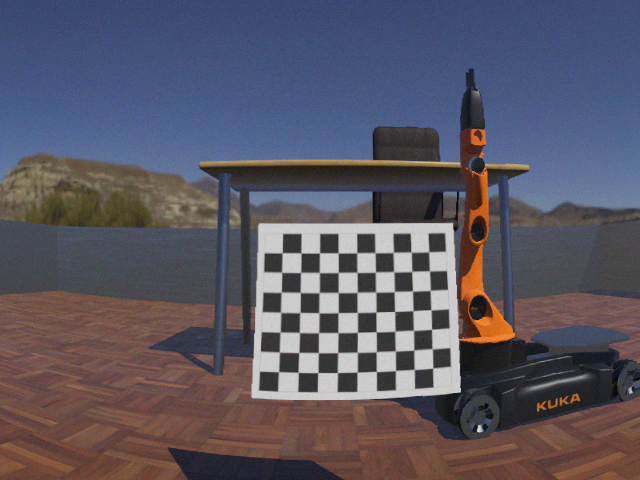
#> input picture Pictures/opencv_frame_0.png, 640 x 480 px, found by its file name; its folder holds 4 pictures in this run
$ python __main__.py   (older library calls are emulated)
#> lines starting #> are read from the running program, lines starting #| are printed output that depends on the picture
#!/home/fer/.virtualenvs/cv/bin/python
import cv2
import numpy as np
import os
import matplotlib.pyplot as plt
from numpy import linalg as LA

## Colocar las direcciones donde se encuentran las fotografias
path_o = '/home/fer/Control_servo_visual/Code/Practico_1.0/Pictures/'
path_w = '/home/fer/Control_servo_visual/Code/Practico_1.0/Modificadas/'

## Funcion para la lectura de la imagenes del sistema
def data(path,aux=1):
    images = []
    index = os.listdir(path)
    index.sort()
    for img in index:
        pictures = cv2.imread(os.path.join(path,img), aux)
        images.append([pictures])
    if aux==1:
        img = np.array(images,dtype=np.uint8).reshape(len(images),pictures.shape[0],pictures.shape[1],pictures.shape[2])
    else:
        img = np.array(images,dtype=np.uint8).reshape(len(images),pictures.shape[0],pictures.shape[1])
    return img

# [55 lines left out: functions mapeo, mapeo_d, show, not called in this run]

def guardar(new, name):
    cv2.imwrite(os.path.join(path_w,name), new)
    return None


def inver_o(pixel):
    f = 255-pixel
    return f

## Funcion para 255-p(x,y)
# [182 lines left out: functions inver, rango, rango_o, gamma_o, gamma, linear_tranfor and 7 more, not called in this run]

def suma(imgs):
    ## Obtener los valores a sumar del sistem
    a = np.array(imgs[0,:,:], dtype=np.float64)/255
    b = np.array(imgs[1,:,:], dtype=np.float64)/255
    c = np.zeros((imgs.shape[0], imgs.shape[1]),dtype=np.float64)
    c = (a+b)
    c = c/2

    ## seccion para vizualizr el resultado
    name = "Pregunta_8_{}.png".format(1)
    cv2.imshow('Modificada', c)
    cv2.imshow('a', a)
    cv2.imshow('b', b)
    cv2.waitKey(0)
    Final = cv2.normalize(c, None, alpha=0, beta=255, norm_type=cv2.NORM_MINMAX, dtype=cv2.CV_64F)

    ## Suma usando la funcionn de opencv
    img1 = imgs[0,:,:]
    img2 = imgs[1,:,:]
    dst = cv2.addWeighted(img1,0.5,img2,0.5,0)
    name2 = "Pregunta_8_opencv.png"
    cv2.imwrite(os.path.join(path_w,name),Final)
    cv2.imwrite(os.path.join(path_w,name2),dst)
    return None

# [88 lines left out: functions suma_ponderada, resta, resta_opencv, conversion, bgr2cmy, diff_histogram, not called in this run]

#def grafica_histograma(a, b):
#    fig, axs = plt.subplots(1, 2, sharey=True, tight_layout=True)
#    axs[0].hist(1, a)
#    axs[1].hist(1, b)
#    plt.show()


def visual(imgs):
    contador =0
    for img in imgs:
        # [9 lines of commented-out code are left out]


        contador =contador+1

def main():
    imgs = data(path_o, 1)
#> in data, pictures is the input picture: shape (480, 640, 3); mean B, G, R 98.8, 86.4, 90
    visual(imgs)
    #exponencial(imgs[0,:,:], 1)
    suma(imgs)
#> in suma, `b = np.array(imgs[1,:,:], dtype=np.float64)/255`:
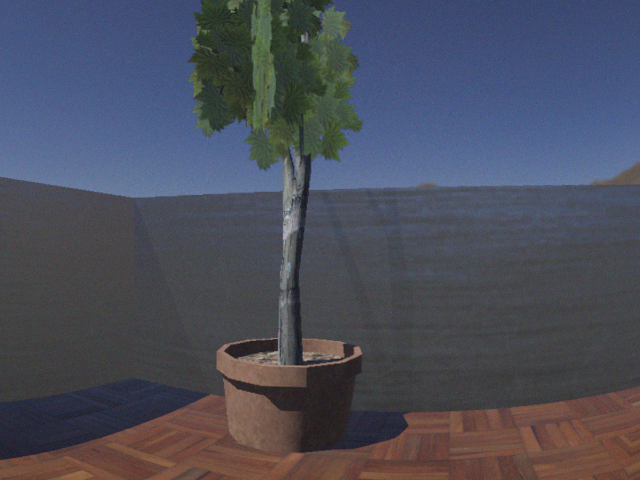
#> b: shape (480, 640, 3) float64; mean of channels 0, 1, 2 0.358, 0.307, 0.297; drawn as B, G, R
#> in suma, `c = (a+b)`:
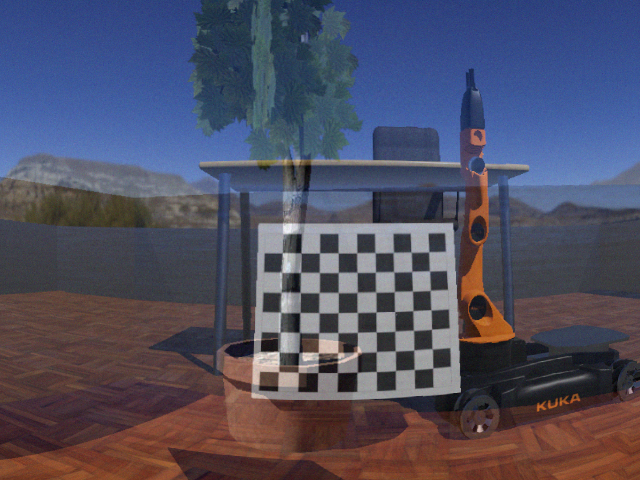
#> c: shape (480, 640, 3) float64; mean of channels 0, 1, 2 0.745, 0.646, 0.65; drawn with min black and max white
#> in suma, `c = c/2`:
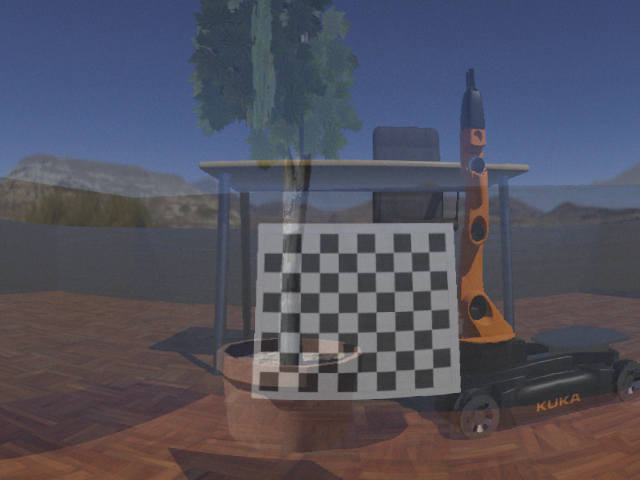
#> c: shape (480, 640, 3) float64; mean of channels 0, 1, 2 0.373, 0.323, 0.325; drawn as B, G, R
    # [4 lines of commented-out code are left out]


if __name__ == '__main__':
    try:
        main()

    except KeyboardInterrupt:
        print("Press Ctrl-C to terminate the while statement")
        pass
